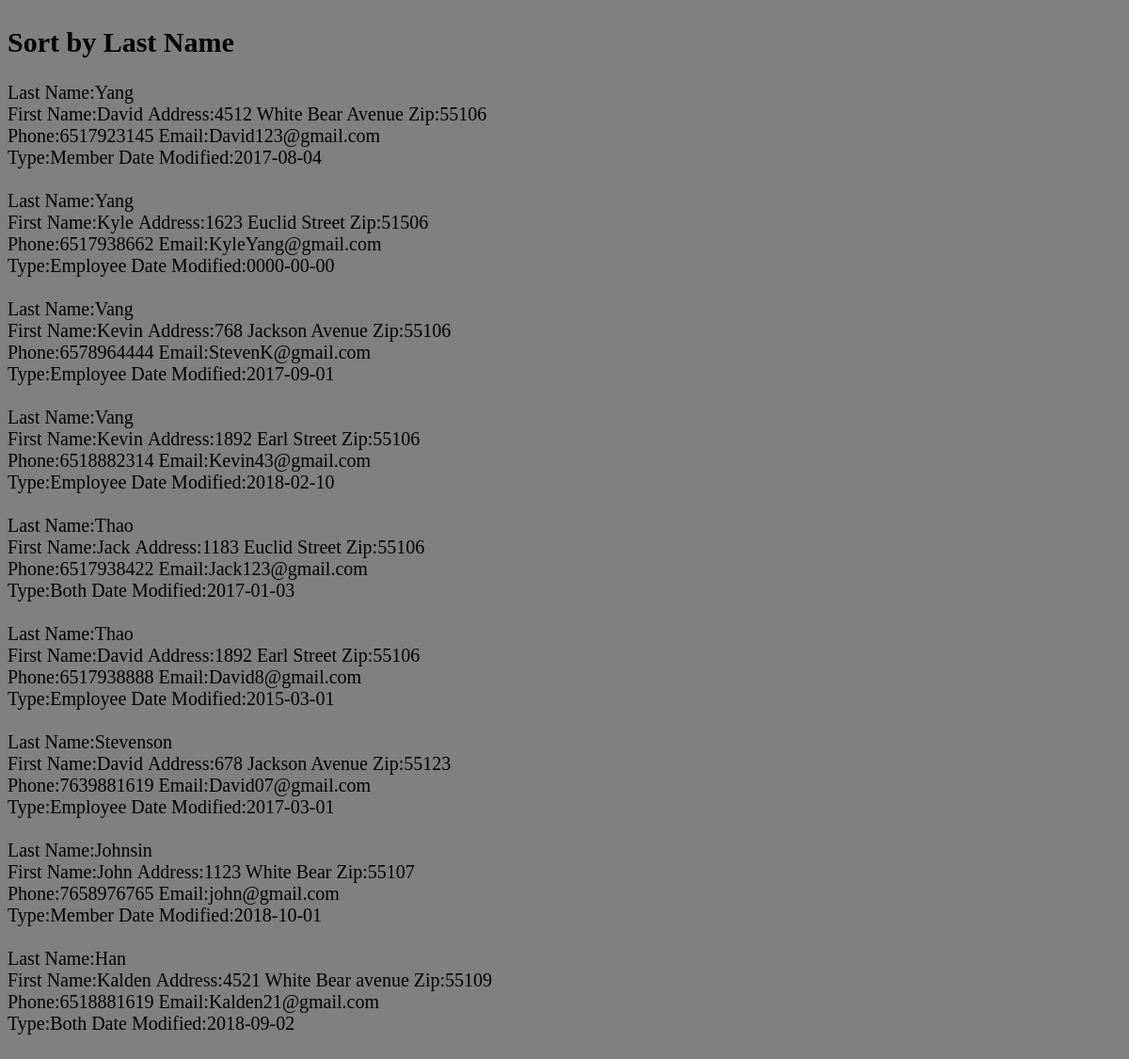
The page /Churchlogin/Menu/View/SortbyLastName.php on the database its author committed.
### tables this page shows
CREATE TABLE `Person` (
  `PersonID` int(11) NOT NULL,
  `FirstName` varchar(45) DEFAULT NULL,
  `LastName` varchar(45) DEFAULT NULL,
  `Address` varchar(45) DEFAULT NULL,
  `Zip` varchar(5) DEFAULT NULL,
  `Phone` varchar(10) DEFAULT NULL,
  `Email` varchar(45) DEFAULT NULL,
  `Personnel_Type` varchar(45) DEFAULT NULL,
  `DateModified` date DEFAULT NULL,
  PRIMARY KEY (`PersonID`)
);

### Churchlogin/Menu/View/SortbyLastName.php (the view, shortened to what this page needs)
<?php
    include_once 'process.php';
?>
<html>
<head>
    <link href="style.css" rel="stylesheet" type="text/css"/>
</head>
<body>
    <h2>Sort by Last Name</h2>
<?php
    $sql = "SELECT * FROM Person  WHERE PersonID = PersonID ORDER BY LastName DESC;";
    $result = mysqli_query($conn,$sql);
    $resultCheck = mysqli_num_rows($result);
    if($resultCheck >0) {
            while ($row = mysqli_fetch_assoc($result)) {
                echo "Last Name:".$row['LastName'
                ]."&nbsp". "<br>"."First Name:".$row['FirstName']
                . "&nbsp"."Address:".$row['Address']
                . "&nbsp"."Zip:".$row['Zip']
                . "&nbsp". "<br>"."Phone:".$row['Phone']
                . "&nbsp"."Email:".$row['Email']
                . "&nbsp". "<br>"."Type:".$row['Personnel_Type']
                ."&nbsp"."Date Modified:".$row['DateModified']
                . "&nbsp"."&nbsp". "<br>". "<br>";
            }
    }
?>
</body>
</html>

### Churchlogin/Menu/View/style.css (style rules this page uses)
body { background-color: gray; text-align:left; font-size: 20px; padding: auto; }
h2 { text-align: left; padding-top: 20px; }

### rows shown on the page
person: LastName "Yang", FirstName "David", Address "4512 White Bear Avenue", Zip "55106", Phone "6517923145", Email "David123@gmail.com", Personnel_Type "Member", DateModified "2017-08-04"
person: LastName "Yang", FirstName "Kyle", Address "1623 Euclid Street", Zip "51506", Phone "6517938662", Email "KyleYang@gmail.com", Personnel_Type "Employee", DateModified "0000-00-00"
person: LastName "Vang", FirstName "Kevin", Address "768 Jackson Avenue", Zip "55106", Phone "6578964444", Email "StevenK@gmail.com", Personnel_Type "Employee", DateModified "2017-09-01"
person: LastName "Vang", FirstName "Kevin", Address "1892 Earl Street", Zip "55106", Phone "6518882314", Email "Kevin43@gmail.com", Personnel_Type "Employee", DateModified "2018-02-10"
person: LastName "Thao", FirstName "Jack", Address "1183 Euclid Street", Zip "55106", Phone "6517938422", Email "Jack123@gmail.com", Personnel_Type "Both", DateModified "2017-01-03"
person: LastName "Thao", FirstName "David", Address "1892 Earl Street", Zip "55106", Phone "6517938888", Email "David8@gmail.com", Personnel_Type "Employee", DateModified "2015-03-01"
person: LastName "Stevenson", FirstName "David", Address "678 Jackson Avenue", Zip "55123", Phone "7639881619", Email "David07@gmail.com", Personnel_Type "Employee", DateModified "2017-03-01"
person: LastName "Johnsin", FirstName "John", Address "1123 White Bear", Zip "55107", Phone "7658976765", Email "john@gmail.com", Personnel_Type "Member", DateModified "2018-10-01"
person: LastName "Han", FirstName "Kalden", Address "4521 White Bear avenue", Zip "55109", Phone "6518881619", Email "Kalden21@gmail.com", Personnel_Type "Both", DateModified "2018-09-02"
